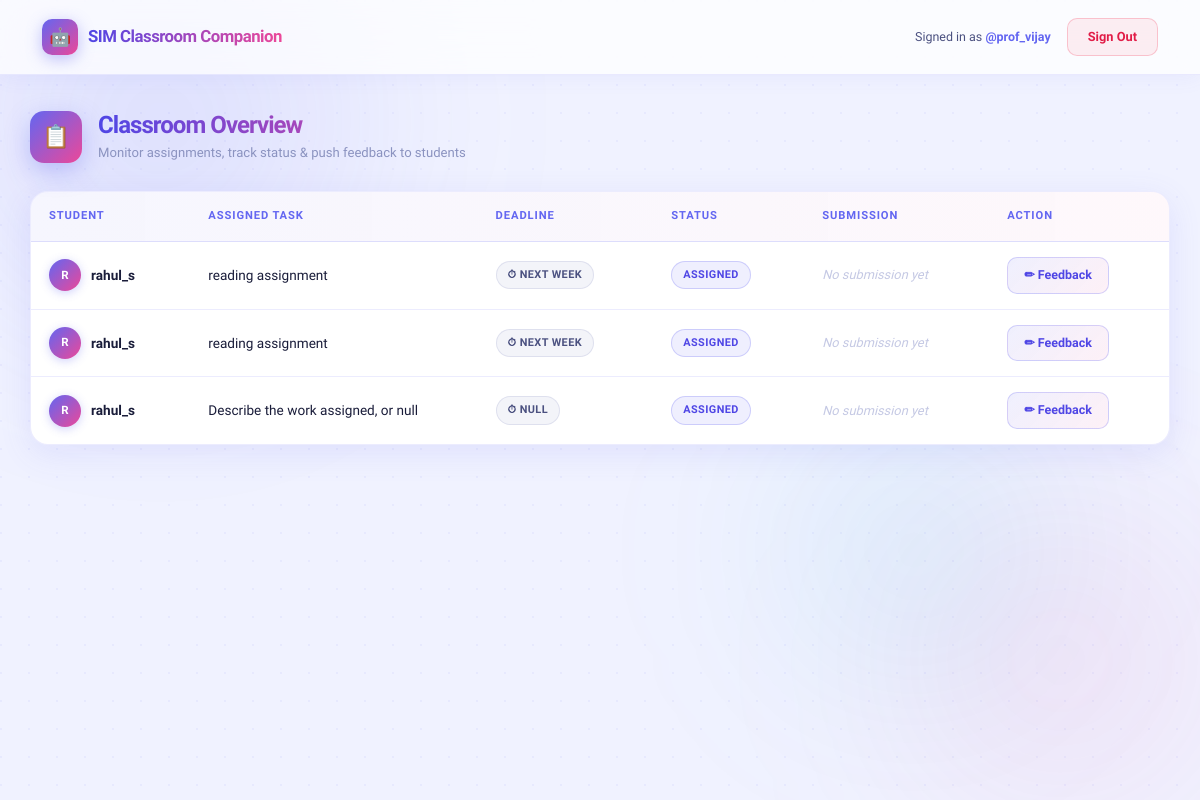
/teacher/dashboard (signed in), run on the app's committed database.
### tables this page shows
CREATE TABLE assignments (
            id INTEGER PRIMARY KEY AUTOINCREMENT,
            teacher_id INTEGER NOT NULL,
            student_id INTEGER NOT NULL,
            task_description TEXT NOT NULL,
            deadline TEXT NOT NULL,
            status TEXT CHECK(status IN ('Assigned', 'In Progress', 'Stuck', 'Completed')) DEFAULT 'Assigned',
            last_reminder_sent TEXT,
            FOREIGN KEY (teacher_id) REFERENCES users(id),
            FOREIGN KEY (student_id) REFERENCES users(id)
        );

CREATE TABLE users (
            id INTEGER PRIMARY KEY AUTOINCREMENT,
            telegram_chat_id INTEGER,
            username TEXT UNIQUE NOT NULL,
            password TEXT NOT NULL,
            role TEXT CHECK(role IN ('teacher', 'student')) NOT NULL,
            associated_teacher_id INTEGER,
            FOREIGN KEY (associated_teacher_id) REFERENCES users(id)
        );

### app.py (the view)
@app.route('/teacher/dashboard')
def teacher_dashboard():
    if 'user_id' not in session or session['role'] != 'teacher':
        return redirect(url_for('login_page'))
    conn = get_db_connection()
    assignments = conn.execute('''
        SELECT a.id, u.username as student_name, a.task_description,
               a.deadline, a.status, a.last_reminder_sent,
               s.submission_text, s.feedback_text
        FROM assignments a
        JOIN users u ON a.student_id = u.id
        LEFT JOIN submissions s ON a.id = s.assignment_id
        WHERE a.teacher_id = ?
    ''', (session['user_id'],)).fetchall()
    conn.close()
    return render_template(
        'teacher.html',
        assignments=assignments,
        username=session['username']
    )

### database.py (called while the page is built)
def get_db_connection():
    conn = sqlite3.connect(DB_NAME)
    conn.row_factory = sqlite3.Row
    return conn

### templates/teacher.html (shortened to what this page needs)
{% extends 'base.html' %}
{% block content %}
<div class="page-header">
    <div class="page-header-icon icon-teacher">📋</div>
    <div>
        <h2>Classroom Overview</h2>
        <p>Monitor assignments, track status & push feedback to students</p>
    </div>
</div>
<div class="table-card">
    <div class="table-responsive">
        <table class="cc-table" id="assignments-table">
            <thead>
                <tr>
                    <th>Student</th>
                    <th>Assigned Task</th>
                    <th>Deadline</th>
                    <th>Status</th>
                    <th>Submission</th>
                    <th>Action</th>
                </tr>
            </thead>
            <tbody>
                {% for row in assignments %}
                <tr>
                    <td>
                        <div class="student-chip">
                            <div class="student-avatar">
                                {{ row.student_name[0].upper() if row.student_name else '?' }}
                            </div>
                            <span>{{ row.student_name }}</span>
                        </div>
                    </td>
                    <td style="max-width:220px; color: var(--text);">{{ row.task_description }}</td>
                    <td><span class="status-badge badge-secondary">⏱ {{ row.deadline }}</span></td>
                    <td>
                        {% if row.status == 'Stuck' %}
                        <span class="status-badge badge-stuck">⚠ Stuck</span>
                        {% elif row.status == 'In Progress' %}
                        <span class="status-badge badge-progress">⚡ In Progress</span>
                        {% elif row.status == 'Completed' %}
                        <span class="status-badge badge-completed">✓ Completed</span>
                        {% else %}
                        <span class="status-badge badge-default">{{ row.status }}</span>
                        {% endif %}
                    </td>
                    <td class="submission-text-cell">
                        {% if not row.submission_text and not row.file_path %}
                        <span class="no-submission">No submission yet</span>
                        {% endif %}
                    </td>
                    <td>
                        <button class="btn-feedback" id="feedback-btn-{{ row.id }}" type="button"
                            onclick="openFeedbackModal('{{ row.id }}', '{{ row.feedback_text or '' }}')">
                            ✏ Feedback
                        </button>
                    </td>
                </tr>
                {% endfor %}
            </tbody>
        </table>
    </div>
</div>
{% endblock %}

### templates/base.html (shortened to what this page needs)
<!DOCTYPE html>
<html lang="en">
<head>
    <link href="https://cdn.jsdelivr.net/npm/bootstrap@5.3.2/dist/css/bootstrap.min.css" rel="stylesheet">
    <link rel="stylesheet" href="{{ url_for('static', filename='css/style.css') }}">
</head>
<body>
    <div class="blob-pink"></div>
    <div class="blob-cyan"></div>
    <nav class="navbar navbar-expand-lg">
        <div class="container">
            <a class="navbar-brand" href="#">
                <div class="brand-logo">🤖</div>
                <span class="brand-text">SIM Classroom Companion</span>
            </a>
            <div class="navbar-nav ms-auto align-items-center gap-3">
                {% if username %}
                    <span class="navbar-text">Signed in as <strong>@{{ username }}</strong></span>
                    <a class="btn-nav-logout" href="/logout">Sign Out</a>
                {% else %}
                    <a class="btn-nav-login" href="/login">Portal Login</a>
                {% endif %}
            </div>
        </div>
    </nav>
    <main class="container main-content">
        {% block content %}{% endblock %}
    </main>
</body>
</html>

### data on the page
assignments: username "R", student_name "rahul_s", task_description "reading assignment", deadline "NEXT WEEK", status "ASSIGNED"
assignments: username "R", student_name "rahul_s", task_description "reading assignment", deadline "NEXT WEEK", status "ASSIGNED"
assignments: username "R", student_name "rahul_s", task_description "Describe the work assigned, or null", deadline "NULL", status "ASSIGNED"

### other printed values
{{ username }} "prof_vijay"
